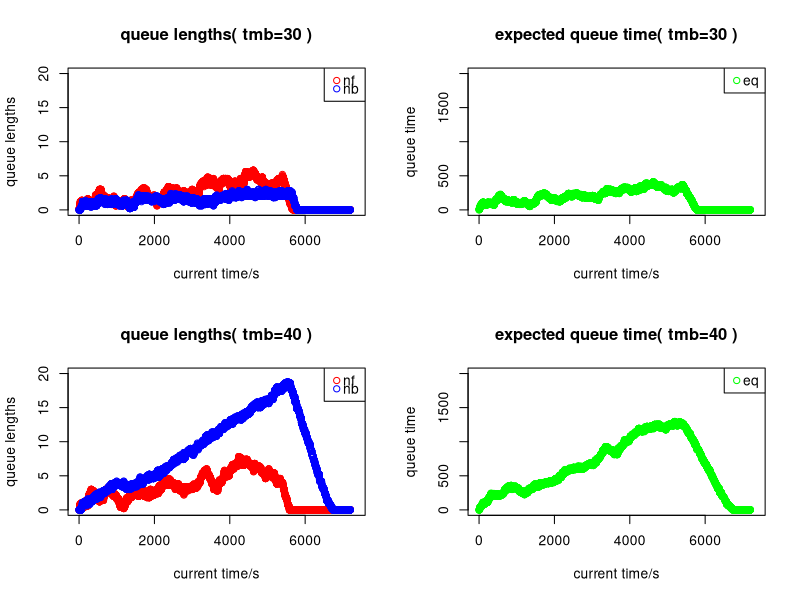

The R script that drew this image:
##########################################
#  Simulation of passport control queues #
##########################################


# Members and Contribution Breakdown



# This R code consists of a model that will help simulating the passport
# control queues, particularly on simulating cars moving through French, followed
# by British passport control at a French ferry terminal. The main function used
# for such simulation is named as qsim.

# Model Assumptions:
# 1. There are no queues at the start of the period, i.e., nf = nb = 0
# 2. Check-in closes 30 mins before departure, i.e., no new arriving cars
# 3. There are no extreme events that will affect the output, e.g., system broke down during the process
# 4. The arrival car takes 0 seconds to join the queue
#    - "queue" refers to the French queue at the start and British queue during transmission

# Constants in the qsim model:
# 1. mf is the number of french passport control stations
# 2. mb is the number of british passport control stations
# 3. maxb is the maximum british queue length (per station)
# 4. a.rate is the probability of a car arriving each second

# Parameters in the qsim model: 
# 1. tf, the processing time for a french station is uniformly distributed between tmf and tmf+trf
# 2. tb, the processing time for a british station is uniformly distributed between tmb and tmb+trb
# # Default simulation parameters: average rate of processing passports by French and British = arrival rate (a.rate)

# For each simulation second, the output should contain:
# 1. nf: the vector of average length of french queues (measured by # cars/mf, length(nf)=7200)
# 2. nb: the vector of average length of british queues (measured by # cars/mb, length(nb)=7200)
# 3. eq: the vector of average expected waiting time for a car at the start of the french queue

# Stages: nf, nb
# We update every second for:
# 1. nf, according to a.rate and
# 2. nb, according to processing time assigned to each car and the length of British queue
# # If there is a car arriving at French station,
# # compute tf (= the time until the car leave for British station)


# n is the number of simulated seconds.
# In this case, we are simulating queues for 2 hours, thus n=7200


# Define "countdown" function
countdown <- function(xx) {

  # extract index of numbers in a vector xx that are greater than zero
  ii <- which(xx > 0)

  # these number will decrease by one
  xx[ii] <- xx[ii] - 1

  # return vector xx
  xx
}

# Define "insert_cars" function
insert_cars <- function(queues, times_left, tm, tr) {

  # extract the index of the shortest queue
  ii <- which.min(queues)

  # this queue will increase by one (car) 
  queues[ii] <- queues[ii] + 1

  # if that queue has only one (car) 
  if (queues[ii] == 1)

    # assign processing time with the given parameters tm and tr
    # the random processing time is generated using sample function..?
    # !!!! This line means we are assigning the same processing time for cars..?
    times_left[ii] <- sample(tm:(tm + tr), 1)

  # Return outputs in a list
  list(q=queues, cd=times_left)
}

# Define "update_stations" function
update_stations <- function(queues, times_left, ii, tm, tr) {

  # queues at each station will have one car less
  queues[ii] <- queues[ii] - 1

  # extract index of queues that has no cars
  ii_no_car <- which(queues == 0)

  # extract index of queues that has cars..? (could have used which(queues!=0)..?)
  ii_countdown <- setdiff(ii, ii_no_car)

  # assign processing times for th
  times_left[ii_countdown] <- sample(tm:(tm + tr), length(ii_countdown), replace = TRUE)


  times_left[ii_no_car] <- -1
  list(q=queues, cd=times_left)
}

# Define "qsim" function
qsim <- function(mf=5, mb=5, a.rate=.1, trb=40, trf=40, tmb=30, tmf=30, maxb=20) {

  # Number of simulated seconds
  n <- 2 * 60 * 60 # 7200
  n_ <- 0.5 * 60 * 60

  car_coming <- runif(n - n_) < a.rate

  french.times_left <- rep(-1, mf)  # pos int for time, 0 for countdown over, -1 for no cars ? optimize
  french.queues <- rep(0, mf)

  brit.times_left <- rep(-1, mb)
  brit.queues <- rep(0, mb)

  nf <- nb <- eq <- rep(0, n) # initialise outputs of the model

  for (i in 1:n) { ## loop over seconds

    # general updates
    french.times_left <- countdown(french.times_left)
    brit.times_left <- countdown(brit.times_left)

    ## Entering French border
    if (i < length(car_coming) && car_coming[i]) {
      french <- insert_cars(french.queues, french.times_left, tmf, trf)
      french.times_left <- french$cd
      french.queues <- french$q
    }

    ## Transmission (Moving from French border to British border)
    idx_rmv <- which(french.times_left == 0)
    if (length(idx_rmv) != 0 && sum(brit.queues) < mb * maxb) {
      # Exit from French border
      if (length(idx_rmv) != 1)
        idx_rmv <- sample(idx_rmv, min(mb * maxb - sum(brit.queues), length(idx_rmv)))

      transmit <- length(idx_rmv)
      french <- update_stations(french.queues, french.times_left, idx_rmv, tmf, trf)
      french.times_left <- french$cd
      french.queues <- french$q

      # Entering British border
      for (j in 1:transmit) {
        brit <- insert_cars(brit.queues, brit.times_left, tmb, trb)
        brit.times_left <- brit$cd
        brit.queues <- brit$q
      }
    }

    # Exit from British border
    idx_rmv <- which(brit.times_left == 0)
    if (length(idx_rmv) != 0) {
      brit <- update_stations(brit.queues, brit.times_left, idx_rmv, tmb, trb)
      brit.times_left <- brit$cd
      brit.queues <- brit$q
    }

    # Outputs

    # nf and nb are computed by a vector with "mf" and "mb" number of lists
    nf[i] <- mean(french.queues)
    nb[i] <- mean(brit.queues)

    # eq is computed based on the sum of 
    # 1. multiplication of nf and average processing time at each French station
    # 2. multiplication of nb and average processing time at each British station
    eq[i] <- nf[i] * (tmf + trf / 2) + nb[i] * (tmb + trb / 2)
  }

  # Print the outputs as vectors
  list(nf=nf, nb=nb, eq=eq)
}


plot_qsim <- function(res, params) {
  x_indices <- seq_along(res$nf) #将nf的index对应到x轴

  #在左上角的图中画出nf的点状图
  plot(x_indices, res$nf, col = "red", xlab = "current time/s", ylab = "queue lengths",
     main = paste("queue lengths(", params, ")"),
     xlim = c(0, 7300), ylim = c(0, 20))
  legend("topright", legend = c("nf", "nb"), col = c("red", "blue"),
     pch = 1, x.intersp = 0.5, y.intersp = 0.5) #给出对应颜色的批注
  points(x_indices, res$nb, col="blue") #在第一张图中添加nb的点状图

  plot(x_indices, res$eq, col = "green", xlab = "current time/s", ylab = "queue time",
     main = paste("expected queue time(", params, ")"),
     xlim = c(0, 7300), ylim = c(0, 2000))
  legend("topright", legend = "eq", col = "green", pch = 1, x.intersp = 0.5, y.intersp = 0.5)
}

par(mfrow=c(2, 2)) #创建4张图的模型

plot_qsim(qsim(), "tmb=30")

plot_qsim(qsim(tmb=40), "tmb=40")


failed <- logical(100)  #设置空的vector

#将qsim重复跑一百次，记录下最后一秒的预计排队数
for (i in 1:100) {
    res <- qsim(tmb=40)
    failed[i] <- res$nf[length(res$nf)] + res$nb[length(res$nb)] != 0
}

prob <- mean(failed)
print(prob)

# 用点还是用线？
# 100次实验，tmb=40？
# 坐标
# 用不用考虑结尾的nf？
